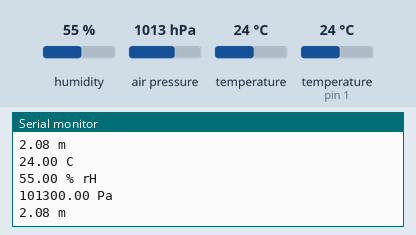
The sketch below on a simulated Arduino Uno, built with avr-gcc and run on an emulated ATmega328P. Parts: the last lines printed to the serial monitor. The inputs (shaded band) are chosen by the test bench; at power-on: temperature 24 °C, temperature (sensor on pin 1) 24 °C, humidity 55 %, air pressure 1013 hPa.

Above: at 1.2 s.
1.3 s: temperature (sensor 0) set to 12 °C
4.8 s: temperature (sensor on pin 1) set to 12 °C
6.3 s: humidity set to 22 %
At 7.5 s:
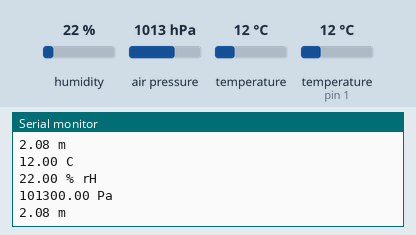
7.8 s: air pressure set to 952 hPa
At 9.3 s:
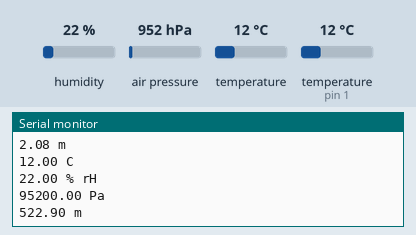

The sketch:

arduino-temperature-sensor.ino
```cpp
/** External Import(s) **/
#include <Adafruit_AHTX0.h>
#include <Arduino_SensorKit.h>

/** Define Macro(s) **/
/* Assign Pin(s) */
// NoOp
/* Configuration Value(s) */
#define LOOP_WAIT 1000
#define SERIAL_BAUD 115200
/* Default Value(s) */
// NoOp

/** Local Import(s) **/
// NoOp

/** Global Variable(s) **/
Adafruit_AHTX0 aht;


void setup() {
  // Serial setup.
  Serial.begin(SERIAL_BAUD);

  // Temperature & humidity setup.
  if (! aht.begin()) {
    Serial.println("#*# Could not find AHT? Check wiring...");
	while (1) delay(10);
  }
  Serial.println("#*# AHT10 or AHT20 found.");

  // Pressure, temperature, & altitude setup.
  if (! Pressure.begin()) {
    Serial.println("#*# Could not initialize pressure sensor...");
	while (1) delay(10);
  }
  Serial.println("#*# Pressure sensor initialized.");
}

void loop() {
  // Get sensor data from first sensor set.
  sensors_event_t ahtx0_humidity, ahtx0_temp;
  aht.getEvent(&ahtx0_humidity, &ahtx0_temp);
  // Get sensor data from second sensor set.
  float bmp280_temp = Pressure.readTemperature();
  // Error check temperature readings.
  String temp;
  if ((ahtx0_temp.temperature > bmp280_temp && ahtx0_temp.temperature > bmp280_temp * 1.1) || (ahtx0_temp.temperature < bmp280_temp && ahtx0_temp.temperature * 1.1 < bmp280_temp)) {
    temp = String("ERR");
  } else {
    // Take the average.
    temp = String((bmp280_temp + ahtx0_temp.temperature) / 2);
  }
  // Publish sensor data.
  Serial.println(temp + " C");
  Serial.println(String(ahtx0_humidity.relative_humidity) + " % rH");
  Serial.println(String(Pressure.readPressure()) + " Pa");
  Serial.println(String(Pressure.readAltitude()) + " m");

  delay(LOOP_WAIT);
}
```

Measured:
- after the input at 6.3 s, the serial monitor: prints a new line after 0.28 s (image 1)
- after the input at 7.8 s, the serial monitor: prints a new line after 0.94 s (image 2)
